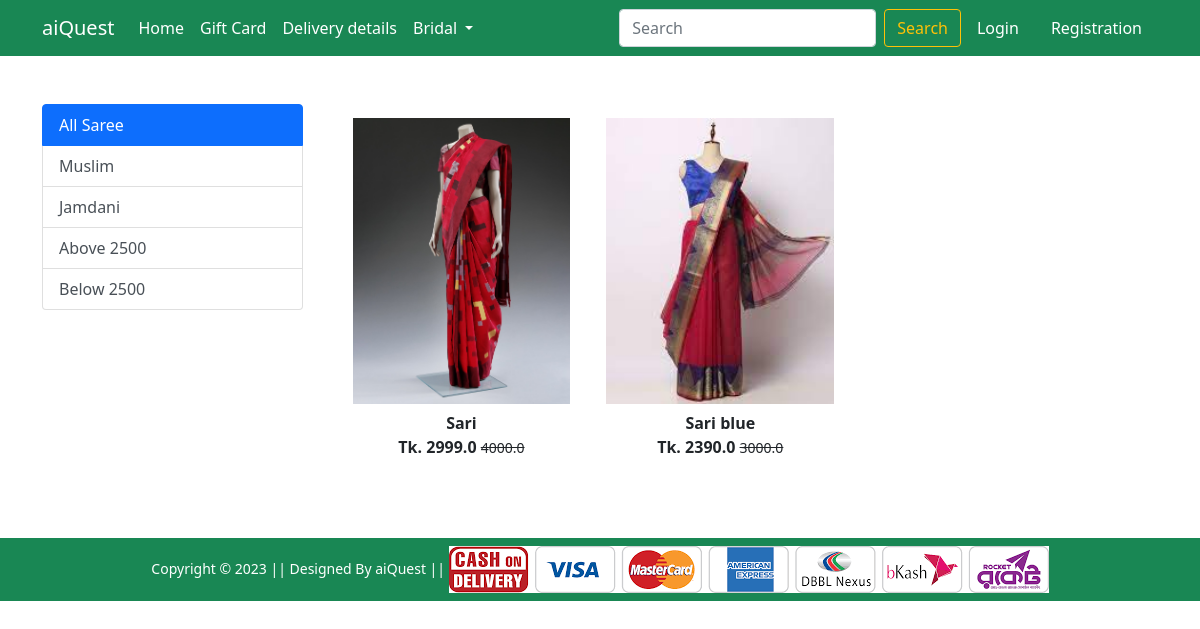
The app's page /saree/ with its own data.
### info/models.py (models this page shows, shortened)
class Product(models.Model):
    title = models.CharField(max_length=100)
    selling_price = models.FloatField()
    discounted_price = models.FloatField()
    descrition = models.TextField()
    brand = models.CharField(max_length=100)
    category = models.CharField(choices=CATEGORY_CHOICES, max_length=2)
    product_image = models.ImageField(upload_to='productimg')

### Shop/views.py (the view)
# urls.py: path('saree/', views.Saree, name='saree'),
def Saree(request, data = None):
     total_item=0
     if request.user.is_authenticated:
          total_item =len(Card.objects.filter(user=request.user))
     if data == None:
          saree = Product.objects.filter(category='S')
     elif data == 'jamdani'  or data == 'muslim':
          saree = Product.objects.filter(category='S').filter(brand=data)
     elif data == 'below':
          saree = Product.objects.filter(category='S').filter(discounted_price__lte=2500)
     elif data == 'above':
          saree = Product.objects.filter(category='S').filter(discounted_price__gte=2500)
     return render(request, 'Shop/sarees.html', {'saree': saree, 'total_item':total_item})

### Shop/templates/Shop/sarees.html (shortened to what this page needs)
{% extends 'Shop/base.html' %}
{% load static %}
{% block main-content %}
<div class="container my-5">
    <div class="row">
        <div class="col-sm-3">
            <div class="list-group">
                <a href="{% url 'saree' %}" class="list-group-item list-group-item-action active" aria-current="true">
                    All Saree
                </a>
                <a href="{% url 'Sareeitems' 'muslim' %}" class="list-group-item list-group-item-action">Muslim</a>
                <a href="{% url 'Sareeitems' 'jamdani' %}" class="list-group-item list-group-item-action">Jamdani</a>
                <a href="{% url 'Sareeitems' 'above' %}" class="list-group-item list-group-item-action">Above 2500</a>
                <a href="{% url 'Sareeitems' 'below' %}" class="list-group-item list-group-item-action">Below 2500</a>
            </div>
        </div>
        <div class="col-sm-8">
            <div class="row">
                {% for product in saree %}
                <div class="col-sm-4 text-center mb-4">
                    <a href="{% url 'product-detail' product.id %}" class="btn">
                        <div class="item">
                            <img src="{{ product.product_image.url }}" alt="" height="300" class="btn">
                            <div class="fw-bold">{{ product.title }}</div>
                            <div class="fw-bold">Tk. {{product.discounted_price}} <small
                                    class="fw-light text-decoration-line-through">{{ product.selling_price }}</small>
                            </div>
                        </div>
                    </a>
                </div>
                {% endfor %}
            </div>
        </div>
    </div>
</div>
{% endblock main-content %}

### records on screen
Product: product_image (picture), title "Sari", discounted_price "2999.0", selling_price "4000.0"
Product: product_image (picture), title "Sari blue", discounted_price "2390.0", selling_price "3000.0"
